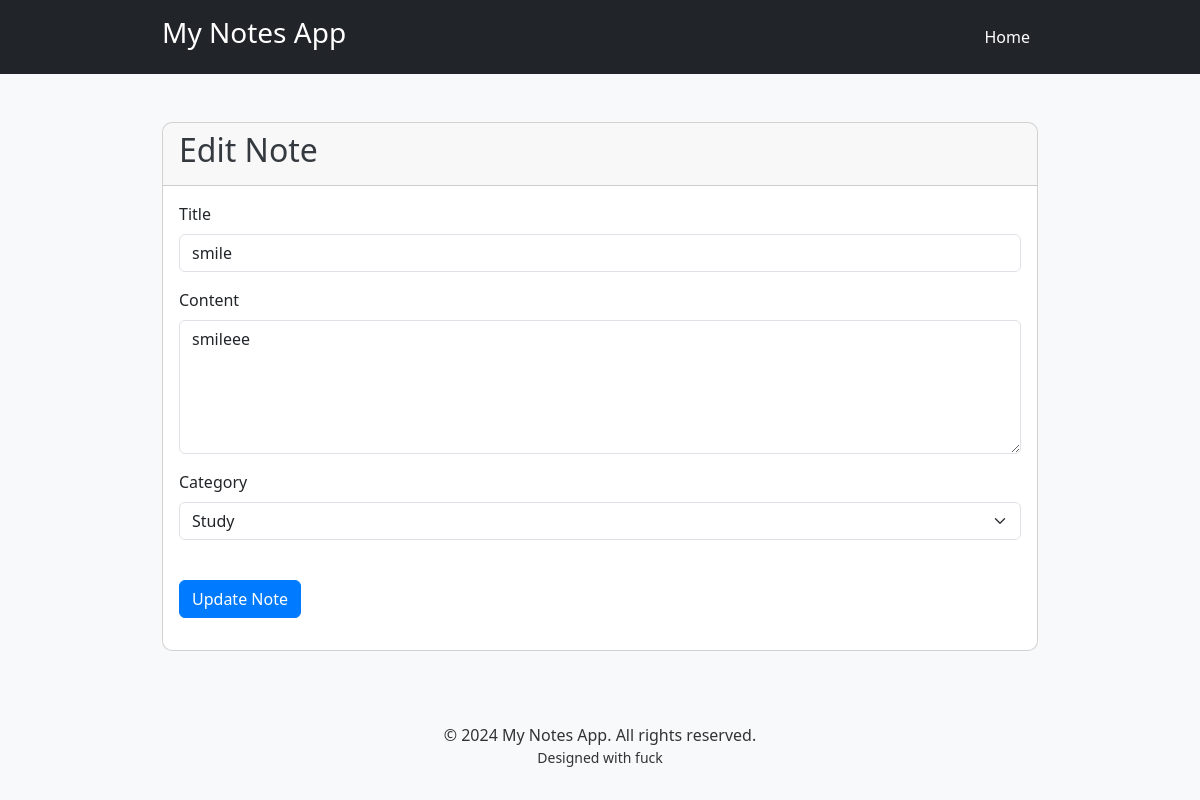
Screenshot of /notes/12 with the database file from the repository.
### app/models.py (models this page shows, shortened)
class Note(db.Model):
    __tablename__ = 'note'
    id = db.Column(db.Integer, primary_key=True)
    title = db.Column(db.String(200), nullable=False)
    content = db.Column(db.Text, nullable=False)
    category_id = db.Column(db.Integer, db.ForeignKey('category.id'), nullable=False)
    created_at = db.Column(db.DateTime, default=datetime.utcnow)

### app/routes/notes.py (the view, shortened to what this page needs)
@note_bp.route('/notes/<int:id>', methods=['GET', 'POST'])
def edit_note(id):
    note = Note.query.get_or_404(id)
    form = NoteForm()
    form.title.data = note.title
    form.content.data = note.content
    form.category.data = note.category_id
    return render_template('edit_note.html', form=form, note=note, submit_text="Update Note")

### app/forms.py
class NoteForm(FlaskForm):
    title = StringField('Title', validators=[DataRequired(), ])
    content = TextAreaField('Content', validators=[DataRequired()])
    category = SelectField('Category', coerce=int, validators=[DataRequired()])
    submit = SubmitField('Create Note')
    def __init__(self, *args, **kwargs):
        super(NoteForm, self).__init__(*args, **kwargs)
        self.category.choices = [(category.id, category.name) for category in Category.query.all()]

### app/templates/edit_note.html (shortened to what this page needs)
{% extends 'base.html' %}
{% block content %}
<div class="card">
    <div class="card-header">
        <h2>Edit Note</h2>
    </div>
    <div class="card-body">
        <form method="POST">
            <div class="mb-3">
                {{ form.title.label(class="form-label") }}
                {{ form.title(class="form-control", placeholder="Enter note title") }}
            </div>
            <div class="mb-3">
                {{ form.content.label(class="form-label") }}
                {{ form.content(class="form-control", rows=5, placeholder="Enter note content") }}
            </div>
            <div class="mb-3">
                {{ form.category.label(class="form-label") }}
                {{ form.category(class="form-select") }}
            </div>
        <div class="mb-3">
            <button type="submit" class="btn btn-primary mt-4">{{ submit_text }}</button>
        </div>
        </form>
    </div>
</div>
{% endblock %}

### app/static/style.css (style rules this page uses)
body { background-color: #f0f4f8; }
.card { border-radius: 10px; overflow: hidden; }
body { background-color: #f8f9fa ; }
h2 { color: #343a40 }
.btn-primary { background-color: #007bff; border-color: #007bff; transition: background-color 0.3s ease; }

### rows the page displays
Note: title "smile", content "smileee", category "Study"

### other values shown
{{ submit_text }} "Update Note"
